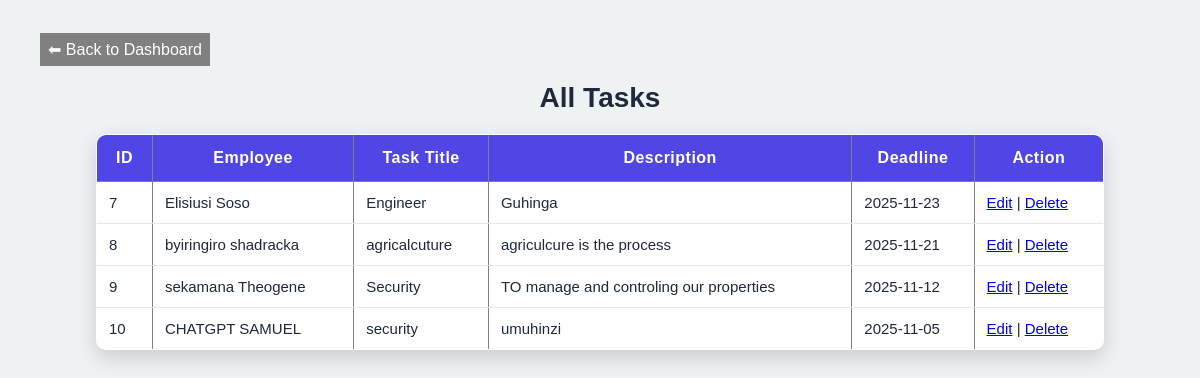
/view_tasks.php, run on the app's committed database.
### tables this page shows
CREATE TABLE `tasks` (
  `id` int(11) NOT NULL,
  `employee_id` int(11) NOT NULL,
  `task_title` varchar(255) NOT NULL,
  `task_description` text NOT NULL,
  `deadline` date NOT NULL
);

CREATE TABLE `employees` (
  `id` int(11) NOT NULL,
  `firstname` varchar(100) NOT NULL,
  `lastname` varchar(100) NOT NULL,
  `age` int(11) NOT NULL,
  `department` varchar(100) NOT NULL,
  `address` varchar(255) NOT NULL,
  `created_at` timestamp NOT NULL DEFAULT current_timestamp()
);

### view_tasks.php (the view, shortened to what this page needs)
<?php
include 'db.php';
$sql = "SELECT
            t.id,
            t.employee_id,
            e.firstname,
            e.lastname,
            t.task_title,
            t.task_description,
            t.deadline
        FROM tasks t
        JOIN employees e ON t.employee_id = e.id";
$result = $conn->query($sql);
?>
<!DOCTYPE html>
<html>
<head>
    <link rel="stylesheet" href="okok.css">
     <a href="manager_dashboard.php" style="padding:8px; background:gray; color:white; text-decoration:none;">⬅ Back to Dashboard</a>
</head>
<body>
<h2>All Tasks</h2>
<table border="1" cellpadding="10">
    <tr>
        <th>ID</th>
        <th>Employee</th>
        <th>Task Title</th>
        <th>Description</th>
        <th>Deadline</th>
        <th>Action</th>
    </tr>
<?php
if ($result->num_rows > 0) {
    while ($row = $result->fetch_assoc()) {
        echo "<tr>
                <td>{$row['id']}</td>
                <td>{$row['firstname']} {$row['lastname']}</td>
                <td>{$row['task_title']}</td>
                <td>{$row['task_description']}</td>
                <td>{$row['deadline']}</td>
                <td>
                    <a href='update_task.php?id={$row['id']}'>Edit</a> |
                    <a href='delete_task.php?id={$row['id']}'>Delete</a>
                </td>
              </tr>";
    }
} else {
    echo "<tr><td colspan='6'>No tasks found</td></tr>";
}
?>
</table>
</body>
</html>

### okok.css (style rules this page uses)
body { margin: 0; padding: 40px; font-family: "Poppins", sans-serif; background: #eef2f3; }
h2 { text-align: center; font-size: 28px; margin-bottom: 20px; color: #1e293b; }
table { width: 90%; margin: 0 auto; border-collapse: collapse; background: white; border-radius: 10px; overflow: hidden; box-shadow: 0 8px 20px rgba(0,0,0,0.15); }
table th { background: #4F46E5; color: white; padding: 14px; font-size: 16px; letter-spacing: 0.5px; }
table td { padding: 12px; font-size: 15px; color: #1e293b; border-bottom: 1px solid #e5e7eb; }
table tr:last-child td { border-bottom: none; }

### data on the page
tasks: id "7", employee.firstname "Elisiusi", employee.lastname "Soso", task_title "Engineer", task_description "Guhinga", deadline "2025-11-23"
tasks: id "8", employee.firstname "byiringiro", employee.lastname "shadracka", task_title "agricalcuture", task_description "agriculcure is the process", deadline "2025-11-21"
tasks: id "9", employee.firstname "sekamana", employee.lastname "Theogene", task_title "Security", task_description "TO manage and controling our properties", deadline "2025-11-12"
tasks: id "10", employee.firstname "CHATGPT", employee.lastname "SAMUEL", task_title "security", task_description "umuhinzi", deadline "2025-11-05"
